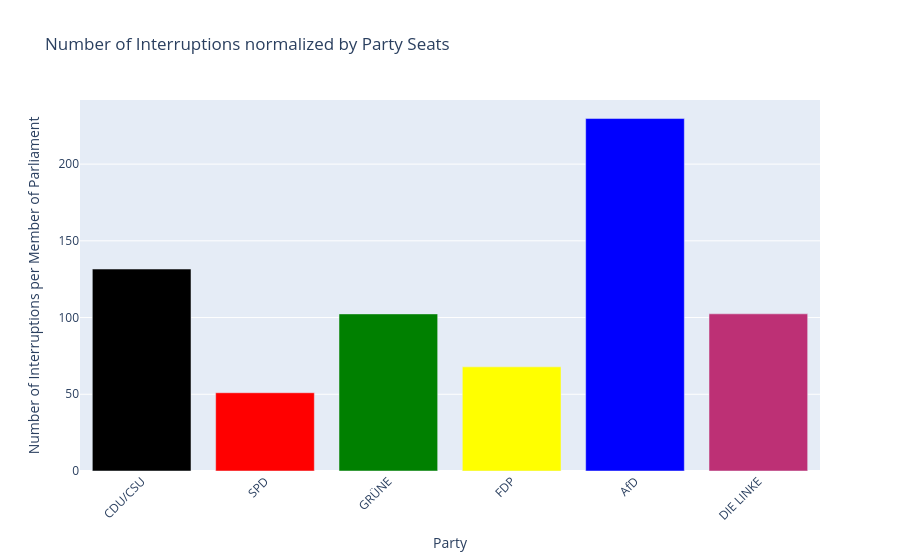

Here is the notebook cell this chart was saved with:
### Code cell
abgeordnete_absolute_nums = get_num_seats_for_period('20')
df_interruptions_num_norm_seats = df_interruptions_num.drop(index='fraktionslos').div(abgeordnete_absolute_nums, axis=0)
df_interruptions_num_norm_seats['num_of_interruptions'] = df_interruptions_num_norm_seats['num_of_interruptions'].round(2)
plot_interruption_numbers_per_party(df_interruptions_num_norm_seats, norm=True)

### Figure 1 — Plotly figure (JSON) as saved in the notebook; plotly's stock layout.template omitted (floating-point values rounded to 4 significant figures)
{"data": [{"marker": {"color": ["black", "red", "green", "yellow", "blue", "#bd3075"]}, "type": "bar", "x": ["CDU/CSU", "SPD", "GRÜNE", "FDP", "AfD", "DIE LINKE"], "y": [131.6, 51, 102.4, 67.87, 229.7, 102.4]}], "layout": {"title": {"text": "Number of Interruptions normalized by Party Seats"}, "xaxis": {"tickangle": -45, "title": {"text": "Party"}}, "yaxis": {"autorange": true, "title": {"text": "Number of Interruptions per Member of Parliament"}}}}
